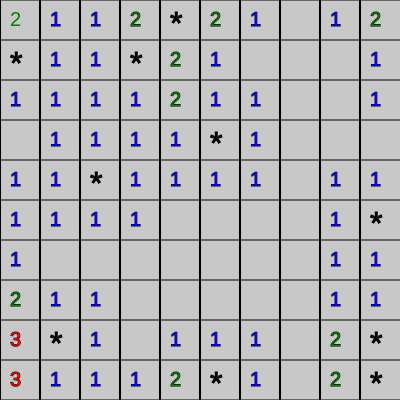
Frame 1 (no input)
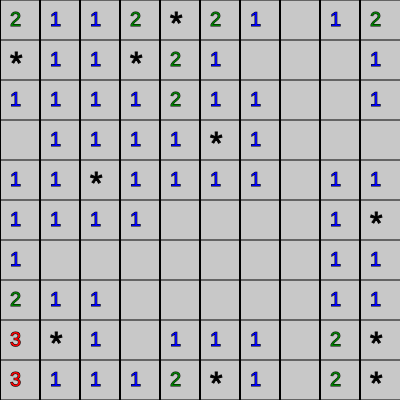
Frame 60 (no input)
Frame 120 (the mouse pressed at the canvas centre since frame 60): identical to frame 60, image omitted

The p5.js sketch that drew these frames (run headless with seeded random() and noise() and a simulated clock; from frame 60 on, the mouse is pressed at the canvas centre):

// p5.js sketch
// ── sketch.js
const make2DArray = (cols, rows)=>{
	let arr = new Array(cols);
	for(let i = 0; i <arr.length; i++){
		arr[i] = new Array(rows);
	}
	return arr;
}

let grid;
let cols = 10;
let rows = 10;
let resolution = 40;

function setup(){
	createCanvas(400, 400);
	cols = width / resolution;
	rows = height / resolution;
	console.log(width, height, cols, rows);

	grid = make2DArray(cols, rows);
	for(let i = 0; i < cols; i++){
		for(let j = 0; j < rows; j++){
			grid[i][j] = 0;
		}
	}
	createMine()

	console.table(grid)
}

function createMine(){
	for(let i = 0; i < 10 ; i++){
		// grid에 random 지뢰 생성
		let x = Math.floor(Math.random() * 10);
		let y = Math.floor(Math.random() * 10);
		grid[x][y] = 1;
	}
}



function draw(){
	background(200);

	//
	for(let i = 0; i <= cols; i++){
		for(let j = 0; j < rows; j++){	
			fill(255)
			line(j * resolution, 0, j * resolution, height);
		}
		fill(255)
		line(0, i * resolution, width, i * resolution);
	}

	// random하게 채운 사각형 그리기
	for(let i = 0; i < cols; i++){
		for(let j = 0; j < rows; j++){
			let x = i * resolution;
			let y = j * resolution;
			// console.log(grid[i][j] == 1)
			if(grid[i][j] == 1){
				fill('black');
				stroke(0);
				textSize(32);
				textAlign(LEFT, CENTER);
				text("*", x+10, y+25)
				// rect(x, y, resolution-1, resolution-2)
				
			}else{
				textAlign(LEFT, CENTER);
				const neighbors = countNeighbors(grid, i, j)
				textSize(20)
				if(neighbors == 1){
					fill("blue")	
				}else if(neighbors == 2){
					fill("green")
				}else if(neighbors == 3){
					fill("red")
				}else{
					fill("navy");
				}
				
				text(neighbors > 0?neighbors:"",x+10,y+20)
				// rect(x, y, resolution-1, resolution-2)
			}

		}
	}

	

}

const countNeighbors = (grid, x, y) =>{
	let sum = 0
	for(let i = -1; i < 2; i++){
		for(let j = -1; j < 2; j++){
			let col = (x + i + cols) % cols
			let row = (y + j + rows) % rows
			sum += grid[col][row]

		}
	}
	sum -= grid[x][y];
	return sum
}
